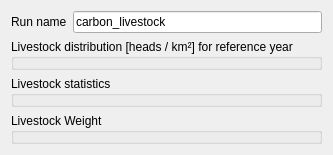
                            <widget class="QWidget" name="CARBON_LIVESTOCK_">
                              <layout class="QFormLayout" name="formLayout_14">
                                <item row="0" column="0">
                                  <widget class="QLabel" name="label_59">
                                    <property name="text">
                                      <string>Run name</string>
                                    </property>
                                  </widget>
                                </item>
                                <item row="0" column="1">
                                  <widget class="QLineEdit" name="run_name_">
                                    <property name="text">
                                      <string>carbon_livestock</string>
                                    </property>
                                  </widget>
                                </item>
                                <item row="1" column="0" colspan="2">
                                  <widget class="QGroupBox" name="livestock_distribution_">
                                    <property name="title">
                                      <string>Livestock distribution [heads / km²] for reference year</string>
                                    </property>
                                  </widget>
                                </item>
                                <item row="2" column="0" colspan="2">
                                  <widget class="QGroupBox" name="livestock_carbon_">
                                    <property name="title">
                                      <string>Livestock statistics</string>
                                    </property>
                                  </widget>
                                </item>
                                <item row="3" column="0" colspan="2">
                                  <widget class="QGroupBox" name="weights_">
                                    <property name="title">
                                      <string>Livestock Weight</string>
                                    </property>
                                  </widget>
                                </item>
                              </layout>
                            </widget>
